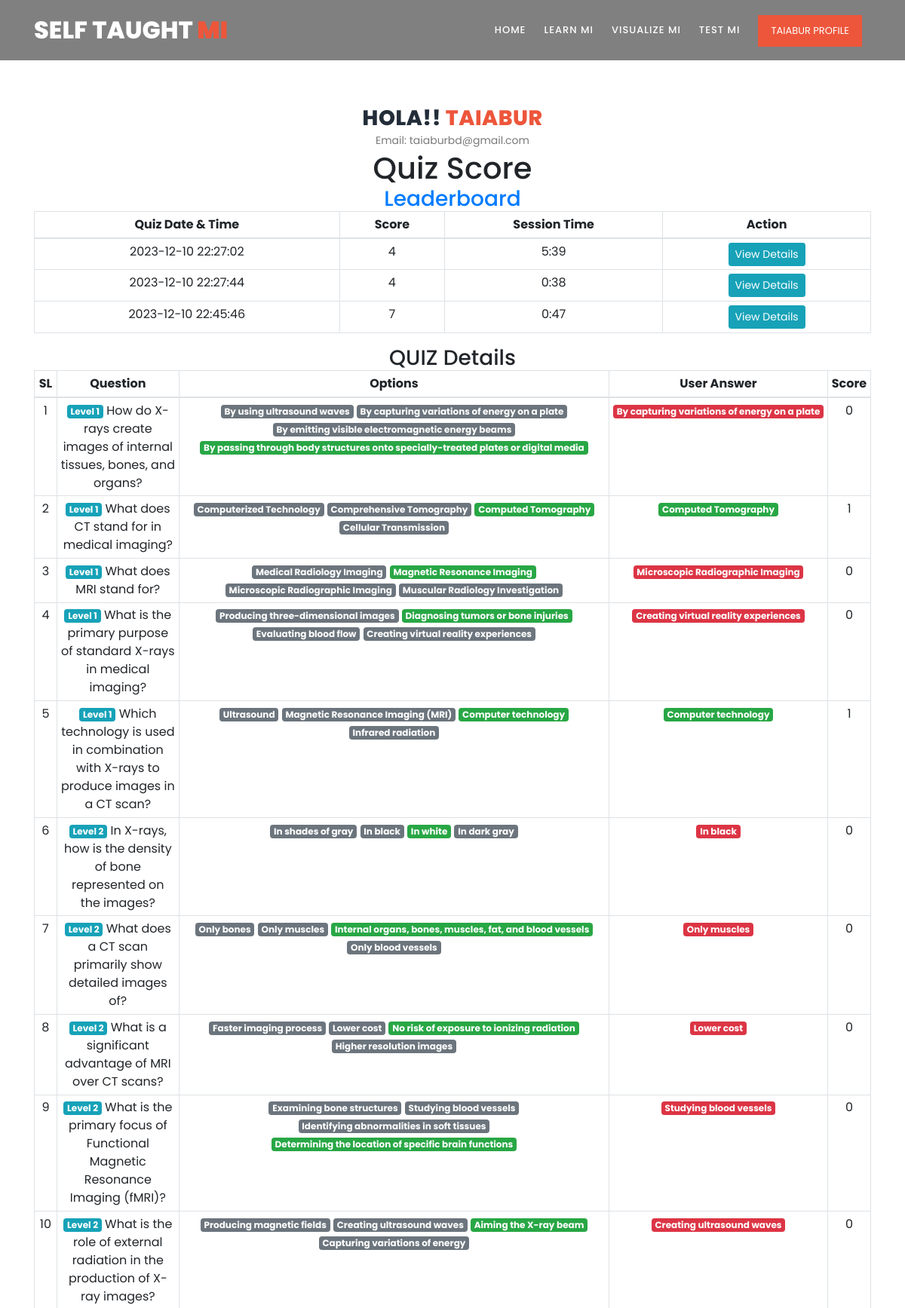
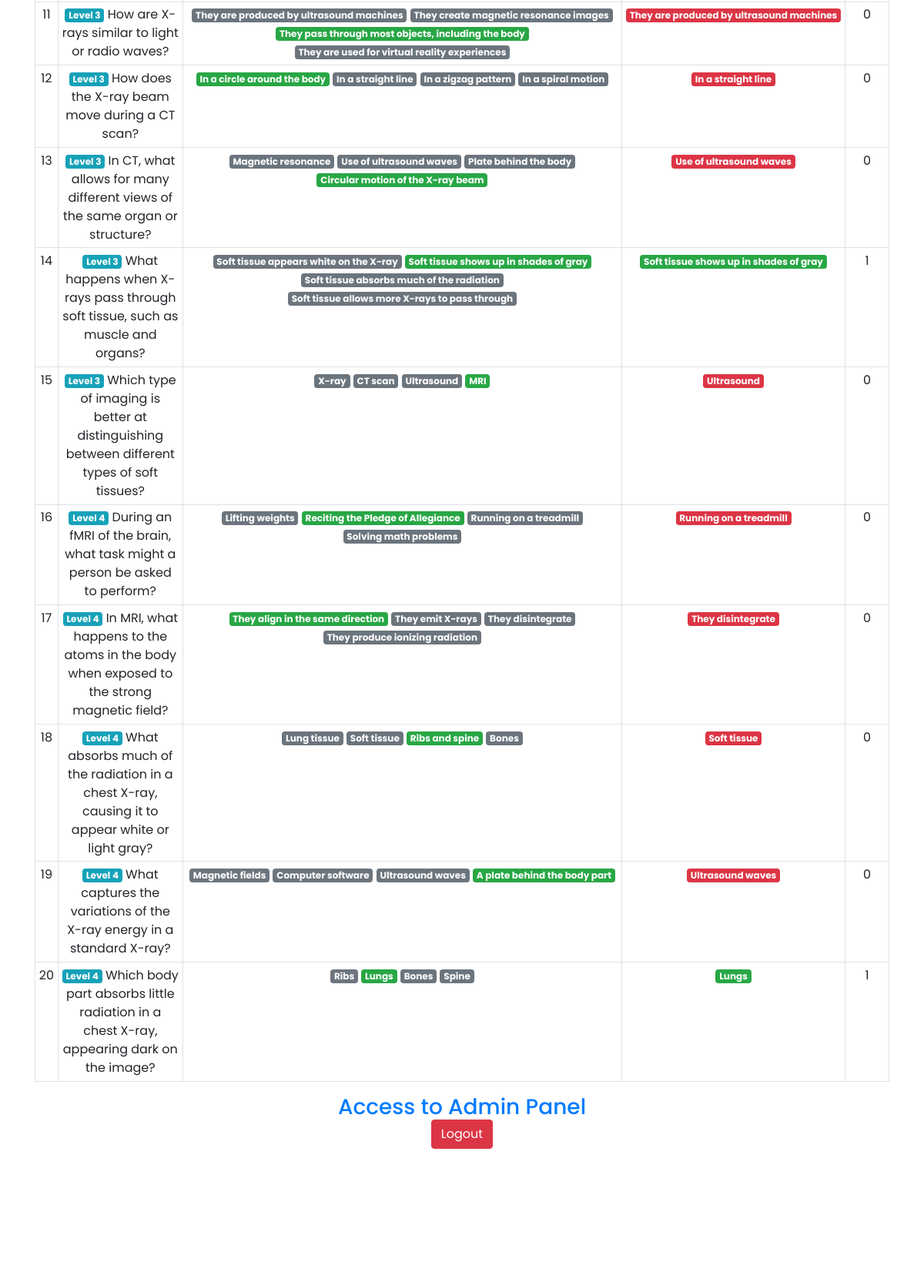
The page /profile?quiz_id=E54k3kWEMY_g7Zaq (signed in, upper part) on the database its author committed (2 pictures, top to bottom).
### tables this page shows
CREATE TABLE users (
    id INTEGER PRIMARY KEY,
    fullname TEXT NULL,
    username TEXT UNIQUE NOT NULL,
    password TEXT NOT NULL,
    isadmin INTEGER DEFAULT 0,
    created TIMESTAMP NOT NULL DEFAULT 
    CURRENT_TIMESTAMP
);

CREATE TABLE quiz_list (
    id INTEGER PRIMARY KEY,
    quiz_id VARCHAR(255),
    user_id INTEGER,
    total_mark INTEGER,
    category VARCHAR(255),
    created_date TIMESTAMP DEFAULT CURRENT_TIMESTAMP
);

CREATE TABLE user_answers (
    id INTEGER PRIMARY KEY,
    user_id INTEGER,
    question_id INTEGER,
    user_answer VARCHAR(255),
    quiz_id VARCHAR(255),
    mark_count INTEGER
);

CREATE TABLE questions (
    id INTEGER PRIMARY KEY,
    question TEXT NOT NULL,
    option1 VARCHAR(255) NULL,
    option2 VARCHAR(255) NULL,
    option3 VARCHAR(255) NULL,
    option4 VARCHAR(255) NULL,
    answer VARCHAR(255) NULL,
    level VARCHAR(255) NULL,
    category VARCHAR(255) NULL,
    created_by VARCHAR(255) NULL,
    created_at TIMESTAMP DEFAULT CURRENT_TIMESTAMP
);

### views.py (the view)
@app.route('/profile')
def profile():
    if 'user_id' in session:
        conn = get_db_connection()
        user_id=session['user_id']
        user = conn.execute("SELECT * FROM users WHERE id = ?", (user_id,)).fetchall()
        score_list=conn.execute('SELECT * FROM quiz_list WHERE user_id = ?', (user_id,))
        score_list = score_list.fetchall()
        quiz_id = request.args.get('quiz_id')
        quiz_cat = request.args.get('quiz_cat')
        quiz_details=''
        if quiz_id:
            quiz_details = conn.execute(
                'SELECT * FROM user_answers '
                'JOIN questions ON questions.id = user_answers.question_id '
                'WHERE quiz_id = ? AND user_id = ? '
                'ORDER BY questions.level',
                (quiz_id, session['user_id'])
            ).fetchall()
        conn.close()
        return render_template('profile.html',user=user,score_list=score_list,quiz_details=quiz_details,quiz_cat=quiz_cat)
    else:
        return redirect(url_for('login'))

### admin.py (called while the page is built)
@app.before_request
def check_admin_access():
    if request.endpoint and request.endpoint.startswith('admin'):
        if not is_admin():
            return redirect(url_for('hello'))

### views.py (called while the page is built)
def get_db_connection():
    conn = sqlite3.connect('database.db')
    conn.row_factory = sqlite3.Row
    return conn

### templates/profile.html
{% extends "base.html" %}
{% block content %}
<section class="section" id="features">
  <div class="container">
      <div class="row">
        <div class="col-lg-12">
          <div class="section-heading">
              <h2>Hola!! <em>{% print(session['user_fullname']) %}</em></h2>
              <p>Email: {% print(session['user_name']) %}</p>
              <h1>Quiz Score</h1>
              <h3><a href="{{url_for('leaderboard')}}">Leaderboard</a></h3>
    <table class="table table-stripe table-sm table-bordered">
        <thead>
            <tr>
                <th>Quiz Date & Time</th>
                <th>Score</th>
                <th>Session Time</th>
                <th>Action</th>
            </tr>
        </thead>
        <tbody>
            {% for row in score_list %}
                <tr>
                    <td>{{ row[5] }}</td>
                    <td>{{ row[3] }}</td>
                    <td>{{ row[4] }}</td>
                    <td><a href="{{url_for('profile',quiz_id=row[1])}}" class="btn btn-info btn-sm">View Details</a></td>
                </tr>
            {% endfor %}
        </tbody>
    </table>
    {% if quiz_details:%}
    <div class="trainer-item">
      <div class="">
    <h3>QUIZ Details</h3>
    <table class="table table-stripe table-sm table-sm table-bordered">
      <thead>
        <tr>
          <th>SL</th>
          <th>Question</th>
          <th>Options</th>
          <th>User Answer</th>
          <th>Score</th>
        </tr>
      </thead>
      <tbody>
        {% set options = ['option1', 'option2', 'option3', 'option4']        %}
        {% for qa in quiz_details %}
        <tr>
          <td>{{loop.index}}</td>
          <td> <span class="badge badge-info">{{qa.level}}</span>
          {{qa.question}}</td>
          <td>
            {% if qa.option1 == qa.answer %}
              <span class="badge badge-success"> {{qa.option1}}</span>
            {% else %}
              <span class="badge badge-secondary"> {{qa.option1}}</span>
            {% endif %}
            {% if qa.option2 == qa.answer %}
              <span class="badge badge-success"> {{qa.option2}}</span>
            {% else %}
              <span class="badge badge-secondary"> {{qa.option2}}</span>
            {% endif %}
            {% if qa.option3 == qa.answer %}
              <span class="badge badge-success"> {{qa.option3}}</span>
            {% else %}
              <span class="badge badge-secondary"> {{qa.option3}}</span>
            {% endif %}
            {% if qa.option4 == qa.answer %}
              <span class="badge badge-success"> {{qa.option4}}</span>
            {% else %}
              <span class="badge badge-secondary"> {{qa.option4}}</span>
            {% endif %}
          </td>
          <td>
            {% if qa.user_answer == qa.answer %}
              <span class="badge badge-success"> {{qa.user_answer}}</span><br/>
            {% else %}
              <span class="badge badge-danger"> {{qa.user_answer}}</span><br/>
            {% endif %}
          </td>
          <td>{{qa.mark_count}}</td>
        </tr>
        {% endfor %}
      </tbody>
    </table>
  </div>
</div>
    {% endif %}
              <h3>{% if session['user_type'] == 1 %}
                <a href="/admin">Access to Admin Panel</a>
                {% else %}
                    User
                {% endif %}
              </h3>
              <a href="/logout"><button class="btn btn-danger">
             Logout
            </button></a>
          </div>
      </div>
    </div>
</section>
{% endblock %}

### templates/base.html (shortened to what this page needs)
<!DOCTYPE html>
<html lang="en">
  <head>
    <link rel="stylesheet" type="text/css" href="{{ url_for('static',filename='assets/css/bootstrap.min.css') }}">
    <link rel="stylesheet" type="text/css" href="{{ url_for('static',filename='assets/css/font-awesome.css') }}">
    <link rel="stylesheet" href="{{ url_for('static',filename='assets/css/templatemo-training-studio.css') }}">
    </head>
    <body>
        <header class="header-area header-sticky" style="{% if request.path != '/' %}background:gray{% endif %}">
            <div class="container">
                <div class="row">
                    <div class="col-12">
                        <nav class="main-nav">
                            <a href="/" class="logo">Self Taught<em> Mi</em></a>
                            <ul class="nav">
                                <li class="scroll-to-section "><a href="/" class="{% if request.path == '/' %}active{% endif %}">Home</a></li>
                                <li class="scroll-to-section "><a href="/tutorial" class="{% if request.path == '/tutorial' %}active{% endif %}">Learn mi</a></li>
                                <li class="scroll-to-section "><a href="/visualize-mi" class="{% if request.path == '/visualize-mi' %}active{% endif %}">Visualize Mi</a></li>
                                <li class="scroll-to-section "><a href="/test_mi" class="{% if request.path == '/test_mi' %}active{% endif %}">Test mi</a></li>
                                {% if 'user_id' in session %}
                                    <li class="main-button ">
                                        <a href="/profile" >{{ session['user_fullname'] }} Profile</a>
                                    </li>
                                {% else %}
                                    <li class="main-button"><a href="/register#signup">Sign Up</a></li>
                                {% endif %}
                            </ul>
                        </nav>
                    </div>
                </div>
            </div>
        </header>
        {% block content %} {% endblock %}
    <section class="section" id="trainers">
      <div class="container">
          <div class="row">
              <div class="col-lg-6 offset-lg-3">
              </div>
          </div>
      </div>
  </section>
  </body>
</html>

### static/assets/css/templatemo-training-studio.css (style rules this page uses)
html, body, div, span, applet, object, iframe, h1, h2, h3, h4, h5, h6, p, blockquote, div pre, a, abbr, acronym, address, big, cite, code, del, dfn, em, font, img, ins, kbd, q, s, samp, small, strike, strong, sub, sup, tt, var, b, u, i, center, dl, dt, dd, ol, ul, li, figure, header, nav, section, article, aside, footer, figcaption { margin: 0; padding: 0; border: 0; outline: 0; }
ul, li { padding: 0; margin: 0; list-style: none; }
header, nav, section, article, aside, footer, hgroup { display: block; }
* { box-sizing: border-box; }
html, body { font-family: 'Poppins', sans-serif; font-weight: 400; background-color: #fff; font-size: 16px; -ms-text-size-adjust: 100%; -webkit-font-smoothing: antialiased; -moz-osx-font-smoothing: grayscale; }
a { text-decoration: none !important; }
h1, h2, h3, h4, h5, h6 { margin-top: 0px; margin-bottom: 0px; }
ul { margin-bottom: 0px; }
p { font-size: 14px; line-height: 25px; color: #7a7a7a; }
html, body { background: #fff; font-family: 'Poppins', sans-serif; }
.section-heading { text-align: center; margin-top: 140px; margin-bottom: 80px; }
.section-heading h2 { font-size: 28px; font-weight: 800; color: #232d39; text-transform: uppercase; letter-spacing: 0.5px; margin-top: 0px; margin-bottom: 0px; }
.section-heading h2 em { font-style: normal; color: #ed563b; }
.main-button a { display: inline-block; font-size: 15px; padding: 12px 20px; background-color: #ed563b; color: #fff; text-align: center; font-weight: 400; text-transform: uppercase; transition: all .3s; }
.header-area { position: absolute; top: 0px; left: 0px; right: 0px; z-index: 100; height: 80px; background: rgba(250,250,250,0.1); -webkit-transition: all .5s ease 0s; -moz-transition: all .5s ease 0s; -o-transition: all .5s ease 0s; transition: all .5s ease 0s; }
.header-area .main-nav { min-height: 80px; background: transparent; }
.header-area .main-nav .logo { line-height: 80px; color: #fff; font-size: 32px; font-weight: 800; text-transform: uppercase; float: left; -webkit-transition: all 0.3s ease 0s; -moz-transition: all 0.3s ease 0s; -o-transition: all 0.3s ease 0s; transition: all 0.3s ease 0s; }
.header-area .main-nav .logo em { font-style: normal; color: #ed563b; font-weight: 900; }
.header-area .main-nav .nav { float: right; margin-top: 27px; margin-right: 0px; background-color: transparent; -webkit-transition: all 0.3s ease 0s; -moz-transition: all 0.3s ease 0s; -o-transition: all 0.3s ease 0s; transition: all 0.3s ease 0s; position: relative; z-index: 999; }
.header-area .main-nav .nav li { padding-left: 20px; padding-right: 20px; }
.header-area .main-nav .nav li a { display: block; font-weight: 500; font-size: 13px; color: #7a7a7a; text-transform: uppercase; -webkit-transition: all 0.3s ease 0s; -moz-transition: all 0.3s ease 0s; -o-transition: all 0.3s ease 0s; transition: all 0.3s ease 0s; height: 40px; line-height: 40px; border: transparent; letter-spacing: 1px; }
.header-area .main-nav .nav li a { color: #fff; }
.header-area .main-nav .nav li:last-child a { display: inline-block; font-size: 13px; padding: 11px 17px; background-color: #ed563b; color: #fff; text-align: center; font-weight: 400; letter-spacing: 0px; text-transform: uppercase; transition: all .3s; height: auto; line-height: 20px; }
.header-area.header-sticky { min-height: 80px; }
.header-area.header-sticky .nav { margin-top: 20px !important; }
@media (max-width: 1200px) { .header-area .main-nav .nav li { padding-left: 12px; padding-right: 12px; } }
@media (max-width: 1200px) { .header-area .main-nav:before { display: none; } }
@media (min-width: 767px) { .header-area .main-nav .nav { display: flex !important; } }
#features { margin-bottom: 80px; }

### rows shown on the page
users: user_fullname "TAIABUR", fullname "TAIABUR", username "taiaburbd@gmail.com"
quiz_list: created_date "2023-12-10 22:27:02", total_mark "4", category "5:39"
quiz_list: created_date "2023-12-10 22:27:44", total_mark "4", category "0:38"
quiz_list: created_date "2023-12-10 22:45:46", total_mark "7", category "0:47"
user_answers: level "Level 1", question "How do X-rays create images of internal tissues, bones, and organs?", option1 "By using ultrasound waves", option2 "By capturing variations of energy on a plate", option3 "By emitting visible electromagnetic energy beams", option4 "By passing through body structures onto specially-treated plates or digital media", user_answer "By capturing variations of energy on a plate", mark_count "0"
user_answers: level "Level 1", question "What does CT stand for in medical imaging?", option1 "Computerized Technology", option2 "Comprehensive Tomography", option3 "Computed Tomography", option4 "Cellular Transmission", user_answer "Computed Tomography", mark_count "1"
user_answers: level "Level 1", question "What does MRI stand for?", option1 "Medical Radiology Imaging", option2 "Magnetic Resonance Imaging", option3 "Microscopic Radiographic Imaging", option4 "Muscular Radiology Investigation", user_answer "Microscopic Radiographic Imaging", mark_count "0"
user_answers: level "Level 1", question "What is the primary purpose of standard X-rays in medical imaging?", option1 "Producing three-dimensional images", option2 "Diagnosing tumors or bone injuries", option3 "Evaluating blood flow", option4 "Creating virtual reality experiences", user_answer "Creating virtual reality experiences", mark_count "0"
user_answers: level "Level 1", question "Which technology is used in combination with X-rays to produce images in a CT scan?", option1 "Ultrasound", option2 "Magnetic Resonance Imaging (MRI)", option3 "Computer technology", option4 "Infrared radiation", user_answer "Computer technology", mark_count "1"
user_answers: level "Level 2", question "In X-rays, how is the density of bone represented on the images?", option1 "In shades of gray", option2 "In black", option3 "In white", option4 "In dark gray", user_answer "In black", mark_count "0"
user_answers: level "Level 2", question "What does a CT scan primarily show detailed images of?", option1 "Only bones", option2 "Only muscles", option3 "Internal organs, bones, muscles, fat, and blood vessels", option4 "Only blood vessels", user_answer "Only muscles", mark_count "0"
user_answers: level "Level 2", question "What is a significant advantage of MRI over CT scans?", option1 "Faster imaging process", option2 "Lower cost", option3 "No risk of exposure to ionizing radiation", option4 "Higher resolution images", user_answer "Lower cost", mark_count "0"
user_answers: level "Level 2", question "What is the primary focus of Functional Magnetic Resonance Imaging (fMRI)?", option1 "Examining bone structures", option2 "Studying blood vessels", option3 "Identifying abnormalities in soft tissues", option4 "Determining the location of specific brain functions", user_answer "Studying blood vessels", mark_count "0"
user_answers: level "Level 2", question "What is the role of external radiation in the production of X-ray images?", option1 "Producing magnetic fields", option2 "Creating ultrasound waves", option3 "Aiming the X-ray beam", option4 "Capturing variations of energy", user_answer "Creating ultrasound waves", mark_count "0"
user_answers: level "Level 3", question "How are X-rays similar to light or radio waves?", option1 "They are produced by ultrasound machines", option2 "They create magnetic resonance images", option3 "They pass through most objects, including the body", option4 "They are used for virtual reality experiences", user_answer "They are produced by ultrasound machines", mark_count "0"
user_answers: level "Level 3", question "How does the X-ray beam move during a CT scan?", option1 "In a circle around the body", option2 "In a straight line", option3 "In a zigzag pattern", option4 "In a spiral motion", user_answer "In a straight line", mark_count "0"
user_answers: level "Level 3", question "In CT, what allows for many different views of the same organ or structure?", option1 "Magnetic resonance", option2 "Use of ultrasound waves", option3 "Plate behind the body", option4 "Circular motion of the X-ray beam", user_answer "Use of ultrasound waves", mark_count "0"
user_answers: level "Level 3", question "What happens when X-rays pass through soft tissue, such as muscle and organs?", option1 "Soft tissue appears white on the X-ray", option2 "Soft tissue shows up in shades of gray", option3 "Soft tissue absorbs much of the radiation", option4 "Soft tissue allows more X-rays to pass through", user_answer "Soft tissue shows up in shades of gray", mark_count "1"
user_answers: level "Level 3", question "Which type of imaging is better at distinguishing between different types of soft tissues?", option1 "X-ray", option2 "CT scan", option3 "Ultrasound", option4 "MRI", user_answer "Ultrasound", mark_count "0"
user_answers: level "Level 4", question "During an fMRI of the brain, what task might a person be asked to perform?", option1 "Lifting weights", option2 "Reciting the Pledge of Allegiance", option3 "Running on a treadmill", option4 "Solving math problems", user_answer "Running on a treadmill", mark_count "0"
user_answers: level "Level 4", question "In MRI, what happens to the atoms in the body when exposed to the strong magnetic field?", option1 "They align in the same direction", option2 "They emit X-rays", option3 "They disintegrate", option4 "They produce ionizing radiation", user_answer "They disintegrate", mark_count "0"
user_answers: level "Level 4", question "What absorbs much of the radiation in a chest X-ray, causing it to appear white or light gray?", option1 "Lung tissue", option2 "Soft tissue", option3 "Ribs and spine", option4 "Bones", user_answer "Soft tissue", mark_count "0"
user_answers: level "Level 4", question "What captures the variations of the X-ray energy in a standard X-ray?", option1 "Magnetic fields", option2 "Computer software", option3 "Ultrasound waves", option4 "A plate behind the body part", user_answer "Ultrasound waves", mark_count "0"
user_answers: level "Level 4", question "Which body part absorbs little radiation in a chest X-ray, appearing dark on the image?", option1 "Ribs", option2 "Lungs", option3 "Bones", option4 "Spine", user_answer "Lungs", mark_count "1"
